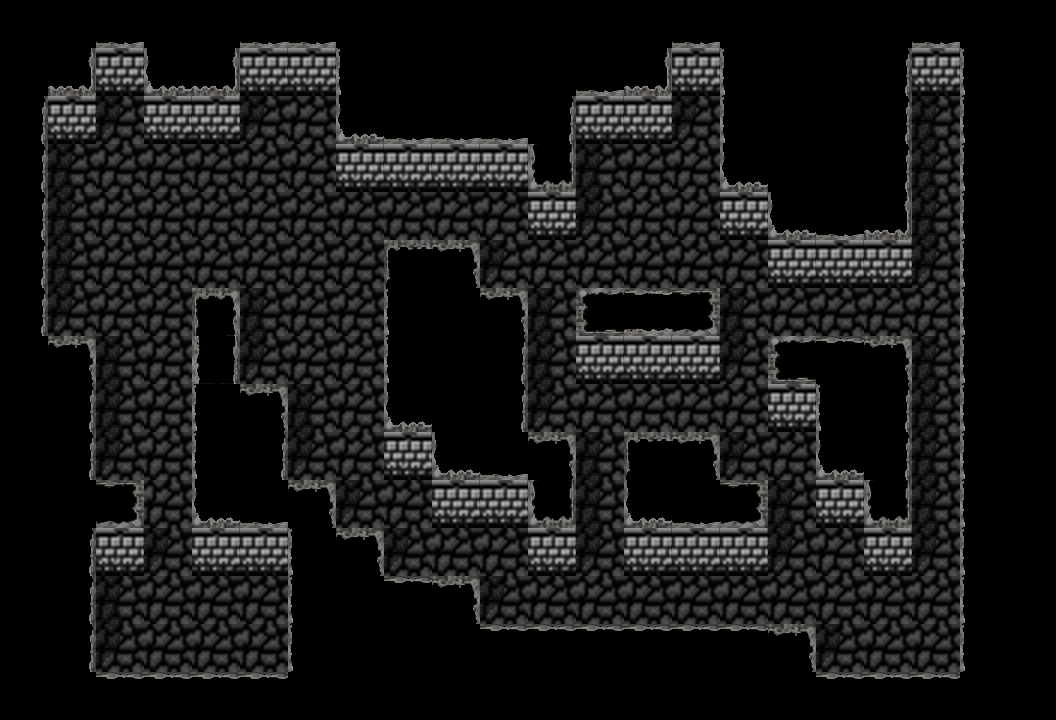

Rendered tile map (Tiled .tmx) drawn with the repository's tilesets; below, a short description and the full map source, tile grids included:
An orthogonal 22x15 tile map with 48x48 px tiles, 1 tile layer (block) and 38 objects.

<map version="1.5" tiledversion="1.6.0" orientation="orthogonal" renderorder="right-down" width="22" height="15" tilewidth="48" tileheight="48" infinite="0" nextlayerid="4" nextobjectid="108">
 <tileset firstgid="1" source="Box2.tsx" />
 <layer id="1" name="block" width="22" height="15">
  <data encoding="csv">
0,0,35,0,0,35,35,0,0,0,0,0,0,0,35,0,0,0,0,35,0,0,
0,34,9,33,34,9,9,25,0,0,0,0,35,34,9,25,0,0,26,9,25,0,
26,9,31,9,9,31,32,33,35,35,35,26,9,9,31,25,0,0,26,40,25,0,
26,40,32,32,32,32,32,9,9,9,9,20,40,32,32,33,0,0,26,40,25,0,
26,40,32,32,32,32,32,32,32,32,32,9,31,32,32,9,33,35,34,40,25,0,
26,40,32,32,32,32,32,32,17,18,31,32,32,32,32,32,9,9,9,31,25,0,
26,31,32,32,19,40,32,32,25,0,18,40,21,36,22,40,32,32,32,32,25,0,
0,18,40,32,43,31,32,32,25,0,26,40,9,9,9,31,21,27,18,40,25,0,
0,26,40,32,25,18,40,32,33,0,26,31,32,32,32,32,9,25,26,40,25,0,
0,26,31,32,25,26,31,32,9,33,35,18,40,17,18,31,32,33,26,40,25,0,
0,0,22,32,33,35,18,31,32,9,9,20,40,33,35,22,40,9,20,40,25,0,
0,26,9,31,9,9,25,18,31,32,32,9,31,9,9,9,31,32,9,31,25,0,
0,26,40,32,32,32,25,0,27,18,31,32,32,32,32,32,32,32,32,32,25,0,
0,26,31,32,32,32,25,0,0,0,27,27,27,27,27,27,18,31,32,32,25,0,
0,0,27,27,27,27,0,0,0,0,0,0,0,0,0,0,0,27,27,27,0,0
</data>
 </layer>
 <objectgroup id="3" name="col" visible="0">
  <object id="70" x="48" y="48" width="48" height="96" />
  <object id="71" x="96" y="48" width="48" height="48" />
  <object id="72" x="144" y="96" width="96" height="48" />
  <object id="73" x="240" y="48" width="96" height="48" />
  <object id="74" x="336" y="96" width="192" height="96" />
  <object id="75" x="528" y="96" width="48" height="144" />
  <object id="76" x="576" y="96" width="96" height="48" />
  <object id="77" x="672" y="48" width="48" height="48" />
  <object id="78" x="720" y="96" width="48" height="144" />
  <object id="79" x="768" y="240" width="144" height="48" />
  <object id="80" x="864" y="48" width="48" height="192" />
  <object id="81" x="912" y="0" width="48" height="48" />
  <object id="82" x="960" y="48" width="48" height="624" />
  <object id="83" x="816" y="672" width="144" height="48" />
  <object id="84" x="480" y="624" width="336" height="48" />
  <object id="85" x="864" y="336" width="48" height="192" />
  <object id="86" x="768" y="336" width="96" height="48" />
  <object id="87" x="816" y="384" width="48" height="144" />
  <object id="88" x="864" y="528" width="48" height="48" />
  <object id="89" x="768" y="384" width="48" height="48" />
  <object id="90" x="576" y="288" width="144" height="96" />
  <object id="91" x="624" y="432" width="96" height="144" />
  <object id="92" x="720" y="480" width="48" height="96" />
  <object id="93" x="528" y="432" width="48" height="144" />
  <object id="94" x="432" y="288" width="96" height="240" />
  <object id="95" x="384" y="240" width="96" height="240" />
  <object id="96" x="288" y="576" width="192" height="96" />
  <object id="97" x="288" y="528" width="96" height="48" />
  <object id="98" x="192" y="480" width="144" height="48" />
  <object id="99" x="192" y="288" width="48" height="96" />
  <object id="100" x="192" y="384" width="96" height="96" />
  <object id="101" x="96" y="672" width="192" height="48" />
  <object id="102" x="48" y="528" width="48" height="144" />
  <object id="103" x="48" y="480" width="96" height="48" />
  <object id="104" x="48" y="336" width="48" height="144" />
  <object id="105" x="0" y="144" width="48" height="192" />
  <object id="106" x="96" y="528" width="48" height="48" />
  <object id="107" x="192" y="528" width="96" height="48" />
 </objectgroup>
</map>